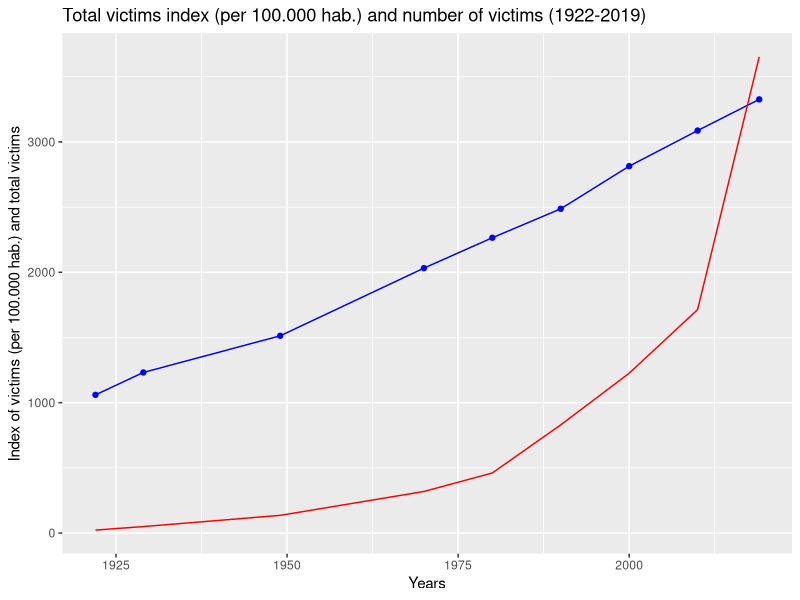

This figure's R source:
library(ggplot2)
library(reshape2)

df <- structure(list(year = c(1922, 1924, 1929, 1933, 1934, 1945, 1946, 1949, 1954, 1965, 1966, 1968, 1969, 1970, 1971, 1973, 1974, 1975, 1976, 1977, 1978, 1979, 1980, 1981, 1982, 1983, 1984, 1985, 1986, 1987, 1988, 1989, 1990, 1991, 1992, 1993, 1994, 1996, 1997, 1998, 1999, 2000, 2001, 2002, 2003, 2004, 2005, 2006, 2007, 2008, 2009, 2010, 2011, 2012, 2013, 2014, 2015, 2016, 2017, 2018, 2019), cumulative = c(23, 43, 50, 58, 88, 116, 120, 136, 141, 155, 203, 257, 286, 319, 324, 356, 376, 387, 396, 412, 417, 445, 461, 484, 513, 527, 597, 613, 634, 697, 737, 796, 830, 912, 932, 989, 1020, 1024, 1046, 1095, 1207, 1226, 1246, 1287, 1317, 1342, 1375, 1410, 1503, 1565, 1677, 1714, 1780, 1972, 2040, 2102, 2253, 2459, 3163, 3397, 3652), 
               index_total = c(1060, NA, 1232, NA, NA, NA, NA, 1513, NA, NA, NA, NA, NA, 2032, NA, NA, NA, NA, NA, NA, NA, NA, 2265, NA, NA, NA, NA, NA, NA, NA, NA, NA, 2487, NA, NA, NA, NA, NA, NA, NA, NA, 2814, NA, NA, NA, NA, NA, NA, NA, NA, NA, 3087, NA, NA, NA, NA, NA, NA, NA, NA, 3326)), class = "data.frame", row.names = c(NA, 
                                                                                                                                                                                                                                                                                                                                     -9L))
ggplot(subset(df, !is.na(index_total)), aes(x = year,y = index_total))+
  ggtitle("Total victims index (per 100.000 hab.) and number of victims (1922-2019)") +
  ylab("Index of victims (per 100.000 hab.) and total victims") +
  xlab("Years") +
  geom_line(color="Blue")+
  geom_line(aes(y=cumulative), color="Red")+
  geom_point(color="Blue")


